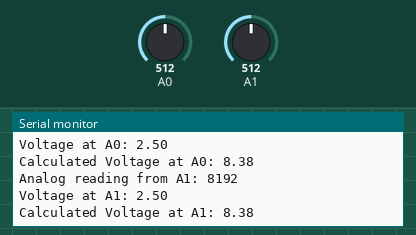
The program below on a simulated Arduino Uno R4 WiFi. Shown: the last lines printed to the serial monitor. Inputs (shaded band) come from the test bench; at power-on: A0 = 512, A1 = 512 (analog values on the 0–1023 scale).

Above: at 1.8 s.
1.9 s: A0 set to 716
3.4 s: A1 set to 716
At 4.4 s:
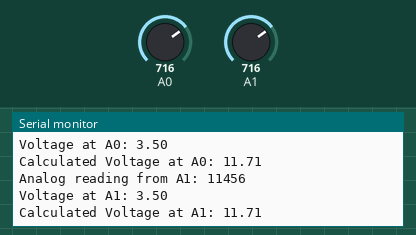
4.9 s: A0 set to 900
6.4 s: A1 set to 900
At 7.8 s:
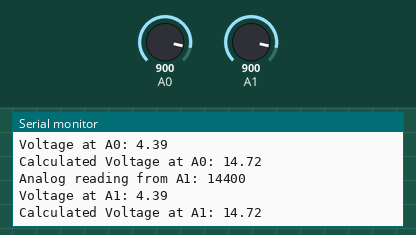
Timing chart, 0 to 8.9 s (numbered marks = the images above; inputs shaded):
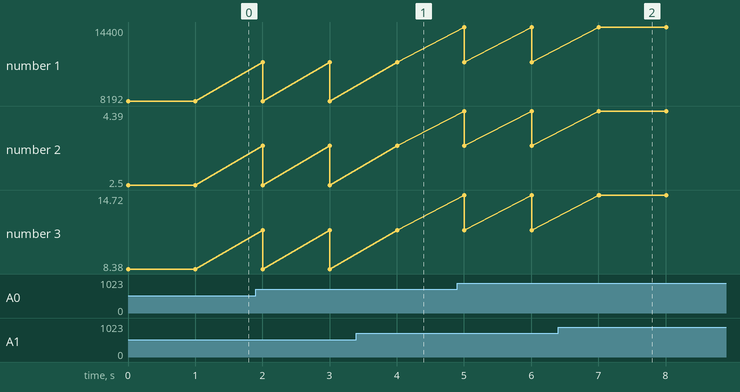

Measured:
- after the input at 3.4 s, the serial monitor: prints a new line after 0.61 s (image 1)
- after the input at 6.4 s, the serial monitor: prints a new line after 0.61 s (image 2)

The program:

main.cpp
```cpp
/*
  Hello ADC

  This example reads the analog input on pins A0 and A1, converts the readings to voltage,
  and prints the results to the Serial Monitor. It also calculates the actual voltage
  considering a voltage divider with resistors of 47k ohms and 20k ohms.

  The ADC resolution can be set to 10, 12, or 14 bits by uncommenting the corresponding line.
*/
#include <Arduino.h>

// int adc_resolution = 10; // Default ADC resolution
// int adc_resolution = 12; // Default ADC resolution
int adc_resolution = 14; // Default ADC resolution

void setup() {
  Serial.begin(115200);
  while (!Serial) {
    ; // wait for serial port to connect. Needed for native USB
  }
  Serial.println("Hello, ADC!");

  // analogReadResolution(10); // Set ADC resolution to 10 bits (0-1023)
  // analogReadResolution(12); // Set ADC resolution to 12 bits (0-4095)
  // analogReadResolution(14); // Set ADC resolution to 14 bits (0-16383)
  analogReadResolution(adc_resolution); // Set ADC resolution
}

void loop() {
  int sensorValue_A0 = analogRead(A0); // read the input on analog pin 0
  int sensorValue_A1 = analogRead(A1); // read the input on analog pin 1

  float voltage_A0 = sensorValue_A0 * (5.0 / (pow(2, adc_resolution) - 1)); // Convert to voltage
  float voltage_A1 = sensorValue_A1 * (5.0 / (pow(2, adc_resolution) - 1)); // Convert to voltage

  float calculate_voltage_A0 = voltage_A0 * ((47000.0 + 20000.0) / 20000.0); // Voltage divider calculation
  float calculate_voltage_A1 = voltage_A1 * ((47000.0 + 20000.0) / 20000.0); // Voltage divider calculation

  Serial.print("Analog reading from A0: ");
  Serial.println(sensorValue_A0);
  Serial.print("Voltage at A0: ");
  Serial.println(voltage_A0);
  Serial.print("Calculated Voltage at A0: ");
  Serial.println(calculate_voltage_A0);

  Serial.print("Analog reading from A1: ");
  Serial.println(sensorValue_A1);
  Serial.print("Voltage at A1: ");
  Serial.println(voltage_A1);
  Serial.print("Calculated Voltage at A1: ");
  Serial.println(calculate_voltage_A1);

  delay(1000); // wait for a second
}
```
